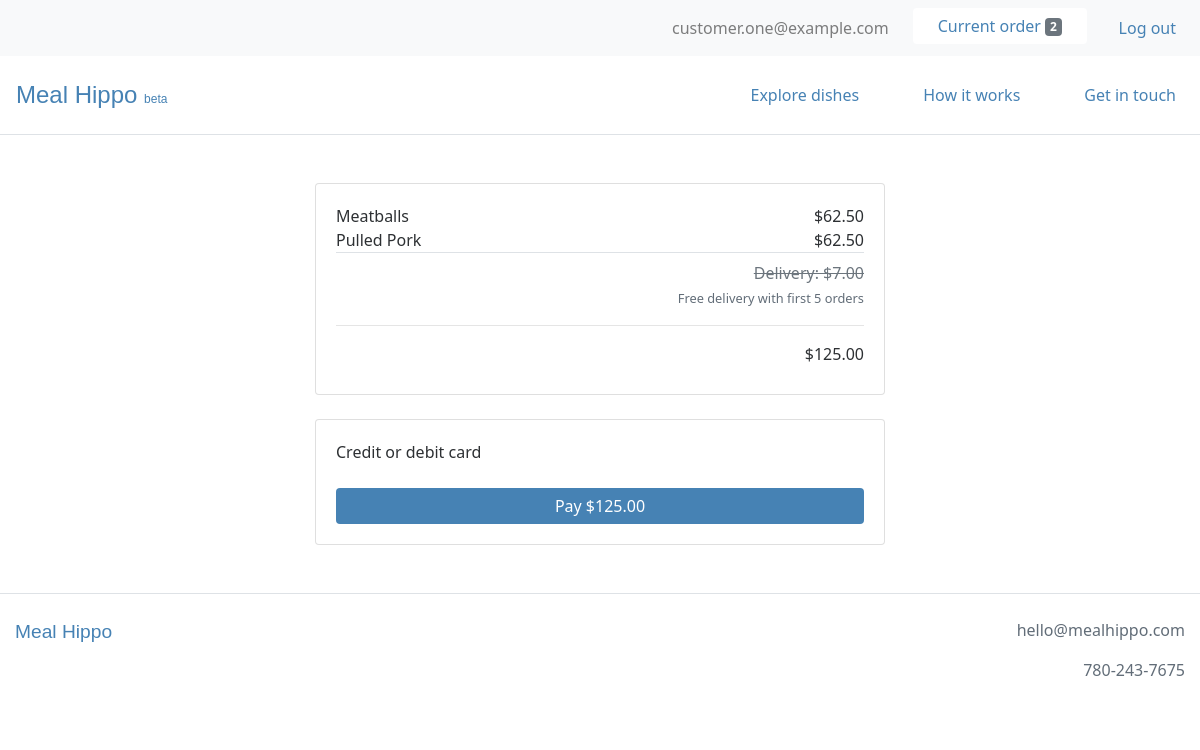
The app's page /order/payment (signed in), older data.
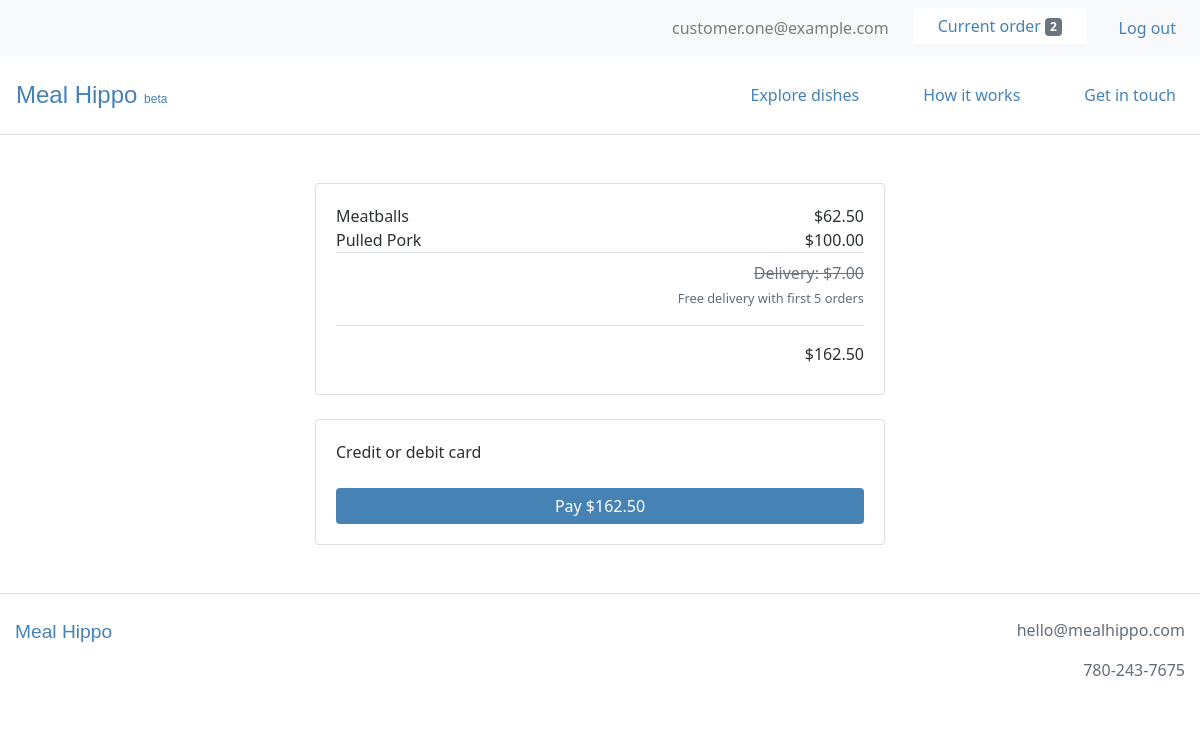
The same page, newer data.
### webplatform/models.py (models this page shows, shortened)
class OrderItem(models.Model):
    user = models.ForeignKey(settings.AUTH_USER_MODEL, on_delete=models.CASCADE)
    item = models.ForeignKey(Item, on_delete=models.CASCADE)
    quantity = models.IntegerField(default=1)
    is_completed = models.BooleanField(default=False)
    def get_total_item_price(self):
        return self.quantity * self.item.price

class Item(models.Model):
    supplier = models.ForeignKey(Supplier, on_delete=models.CASCADE)
    name = models.CharField(max_length=100)
    description = models.TextField()
    price = models.FloatField()
    minimum_portions = models.IntegerField(blank=True, null=True)
    portion_increment = models.IntegerField(blank=True, null=True)
    minimum_lead_time = models.IntegerField(blank=True, null=True)
    is_active = models.BooleanField()
    created_at = models.DateTimeField(auto_now_add=True)
    modified_at = models.DateTimeField(auto_now=True)

class Order(models.Model):
    user = models.ForeignKey(settings.AUTH_USER_MODEL, on_delete=models.CASCADE)
    items = models.ManyToManyField(OrderItem)
    delivery_date = models.DateField(null=True)
    delivery_time = models.TimeField(null=True)
    is_completed = models.BooleanField(default=False)
    payment = models.ForeignKey(Payment, on_delete=models.SET_NULL, blank=True, null=True)
    created_at = models.DateTimeField(auto_now_add=True)
    modified_at = models.DateTimeField(auto_now=True)
    def get_total_order_price(self):
        total_order_price = 0
        for item in self.items.all():
            total_order_price += item.get_total_item_price()
        return total_order_price

### webplatform/views.py (the view, shortened to what this page needs)
# urls.py: path('order/payment', views.OrderPaymentView.as_view(), name='order_payment_view'),
class OrderPaymentView(LoginRequiredMixin, View):
    def get(self, *args, **kwargs):
        order = models.Order.objects.get(user=self.request.user, is_completed=False)
        order_items = order.items.all()
        context = {
            'order': order,
            'order_items': order_items,
        }
        return render(self.request, 'webplatform/order_payment_view.html', context)

### webplatform/templatetags/cart_templatetags.py (called while the page is built)
@register.filter
def cart_item_count(user):
    if user.is_authenticated:
        queryset = models.Order.objects.filter(user=user, is_completed=False)
        if queryset.exists():
            return queryset[0].items.count()
    return 0

### webplatform/templates/webplatform/order_payment_view.html (shortened to what this page needs)
{% extends 'base.html' %}
{% load static %}
{% load crispy_forms_tags %}
{% load humanize %}
{% block content %}
<div class="container-fluid my-5">
  <div class="row">
    <div class="col-lg-6 offset-lg-3 col-md-8 offset-md-2 col-12">
      <div class="card">
        <div class="card-body">
          <div class="container">
            {% for order_item in order_items %}
              <div class="row">
                <div class="col text-left px-0">
                  {{ order_item.item.name }}
                </div>
                <div class="col text-right px-0">
                  ${{ order_item.get_total_item_price|floatformat:2|intcomma }}
                </div>
              </div>
            {% endfor %}
          </div>
          <div class="container">
            <div class="row border-top py-2">
              <div class="col text-right px-0">
								<s class="text-secondary">Delivery: $7.00</s>
                <p><small>Free delivery with first 5 orders</small></p>
                <hr>
                ${{ order.get_total_order_price|floatformat:2|intcomma }}
              </div>
            </div>
          </div>
        </div>
      </div>
      <div class="card mt-4">
        <div class="card-body">
          <form action="" method="post" id="payment-form">
            <div class="mb-3">
            	<label for="card-element">
            		Credit or debit card
            	</label>
            </div>
            <button class="btn btn-primary w-100">Pay ${{ order.get_total_order_price|floatformat:2|intcomma }}</button>
          </form>
        </div>
      </div>
    </div>
  </div>
</div>
{% endblock %}

Row changes from the older to the newer data that the page shows:
changed OrderItem "Pulled Pork": get_total_item_price "62.50" → "100.00"
changed through a linked row, Order: get_total_order_price "125.00" → "162.50"
